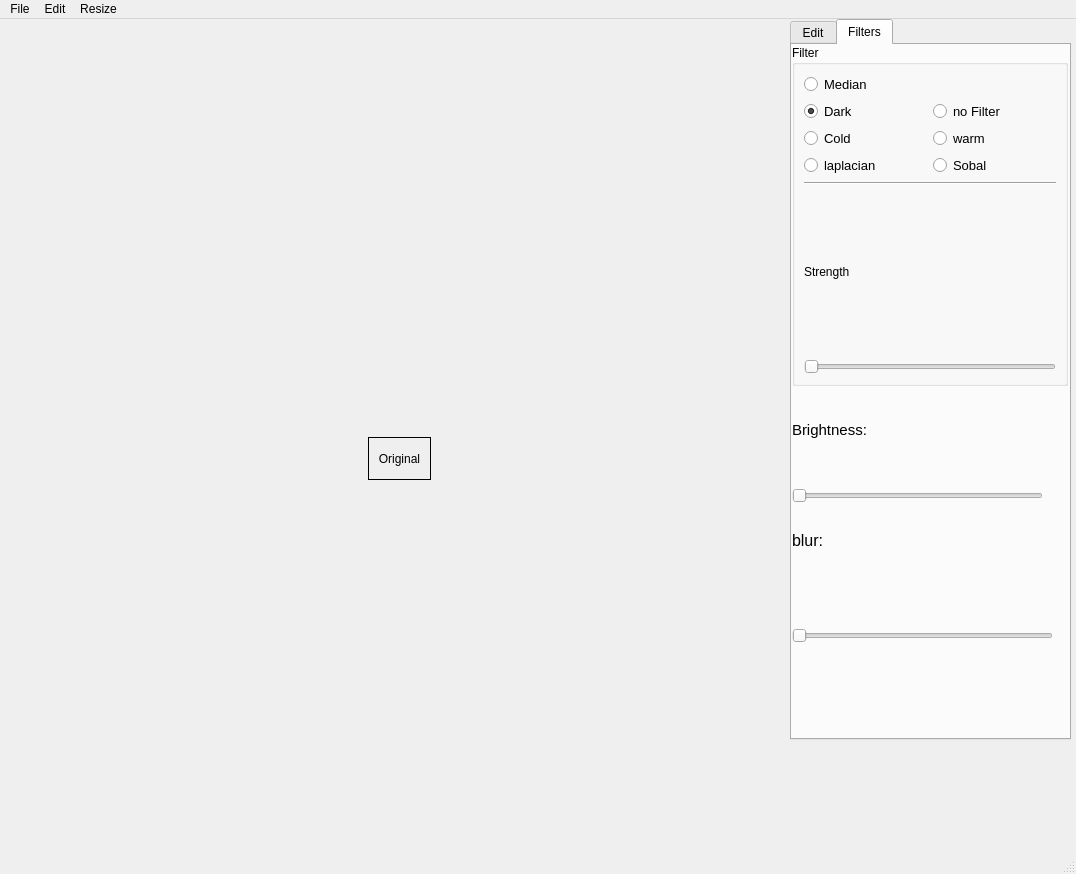
<?xml version="1.0" encoding="UTF-8"?>
<ui version="4.0">
 <class>MainWindow</class>
 <widget class="QMainWindow" name="MainWindow">
  <property name="geometry">
   <rect>
    <x>0</x>
    <y>0</y>
    <width>1076</width>
    <height>874</height>
   </rect>
  </property>
  <property name="windowTitle">
   <string>MainWindow</string>
  </property>
  <widget class="QWidget" name="centralwidget">
   <widget class="QWidget" name="verticalLayoutWidget">
    <property name="geometry">
     <rect>
      <x>790</x>
      <y>0</y>
      <width>281</width>
      <height>721</height>
     </rect>
    </property>
    <layout class="QVBoxLayout" name="verticalLayout">
     <item>
      <widget class="QTabWidget" name="tabWidget">
       <property name="currentIndex">
        <number>1</number>
       </property>
       <widget class="QWidget" name="tab_3">
        <attribute name="title">
         <string>Edit</string>
        </attribute>
        <widget class="QPushButton" name="cropbutton">
         <property name="geometry">
          <rect>
           <x>80</x>
           <y>70</y>
           <width>101</width>
           <height>31</height>
          </rect>
         </property>
         <property name="text">
          <string>Crop</string>
         </property>
        </widget>
        <widget class="QPushButton" name="addtxtButton">
         <property name="geometry">
          <rect>
           <x>80</x>
           <y>130</y>
           <width>101</width>
           <height>31</height>
          </rect>
         </property>
         <property name="text">
          <string>add text</string>
         </property>
        </widget>
        <widget class="QPushButton" name="drawButton">
         <property name="geometry">
          <rect>
           <x>80</x>
           <y>190</y>
           <width>101</width>
           <height>31</height>
          </rect>
         </property>
         <property name="text">
          <string>draw</string>
         </property>
        </widget>
        <widget class="QPushButton" name="rightbtn">
         <property name="geometry">
          <rect>
           <x>140</x>
           <y>250</y>
           <width>61</width>
           <height>31</height>
          </rect>
         </property>
         <property name="text">
          <string>trun Right</string>
         </property>
        </widget>
        <widget class="QPushButton" name="leftbtn">
         <property name="geometry">
          <rect>
           <x>70</x>
           <y>250</y>
           <width>61</width>
           <height>31</height>
          </rect>
         </property>
         <property name="text">
          <string>trun left</string>
         </property>
        </widget>
       </widget>
       <widget class="QWidget" name="tab_4">
        <attribute name="title">
         <string>Filters</string>
        </attribute>
        <widget class="QGroupBox" name="groupBox_2">
         <property name="geometry">
          <rect>
           <x>0</x>
           <y>0</y>
           <width>276</width>
           <height>341</height>
          </rect>
         </property>
         <property name="maximumSize">
          <size>
           <width>300</width>
           <height>16777215</height>
          </size>
         </property>
         <property name="title">
          <string>Filter</string>
         </property>
         <layout class="QVBoxLayout" name="verticalLayout_7">
          <item>
           <layout class="QGridLayout" name="gridLayout_3">
            <item row="3" column="0">
             <widget class="QRadioButton" name="radioButton_15">
              <property name="font">
               <font>
                <pointsize>10</pointsize>
               </font>
              </property>
              <property name="text">
               <string>laplacian</string>
              </property>
             </widget>
            </item>
            <item row="2" column="0">
             <widget class="QRadioButton" name="radioButton_13">
              <property name="font">
               <font>
                <pointsize>10</pointsize>
               </font>
              </property>
              <property name="text">
               <string>Cold</string>
              </property>
             </widget>
            </item>
            <item row="0" column="0">
             <widget class="QRadioButton" name="radioButton_14">
              <property name="font">
               <font>
                <pointsize>10</pointsize>
               </font>
              </property>
              <property name="text">
               <string>Median</string>
              </property>
              <property name="checked">
               <bool>false</bool>
              </property>
             </widget>
            </item>
            <item row="2" column="1">
             <widget class="QRadioButton" name="radioButton_17">
              <property name="font">
               <font>
                <pointsize>10</pointsize>
               </font>
              </property>
              <property name="text">
               <string>warm</string>
              </property>
             </widget>
            </item>
            <item row="3" column="1">
             <widget class="QRadioButton" name="radioButton_16">
              <property name="font">
               <font>
                <pointsize>10</pointsize>
               </font>
              </property>
              <property name="text">
               <string>Sobal</string>
              </property>
             </widget>
            </item>
            <item row="1" column="0">
             <widget class="QRadioButton" name="radioButton_18">
              <property name="font">
               <font>
                <pointsize>10</pointsize>
               </font>
              </property>
              <property name="text">
               <string>Dark</string>
              </property>
              <property name="checked">
               <bool>true</bool>
              </property>
             </widget>
            </item>
            <item row="1" column="1">
             <widget class="QRadioButton" name="noFilterRadio">
              <property name="font">
               <font>
                <pointsize>10</pointsize>
               </font>
              </property>
              <property name="text">
               <string>no Filter</string>
              </property>
             </widget>
            </item>
           </layout>
          </item>
          <item>
           <widget class="Line" name="line_3">
            <property name="orientation">
             <enum>Qt::Horizontal</enum>
            </property>
           </widget>
          </item>
          <item>
           <layout class="QHBoxLayout" name="horizontalLayout_7">
            <item>
             <widget class="QLabel" name="filterPropDisp1_label_2">
              <property name="text">
               <string>Strength</string>
              </property>
             </widget>
            </item>
            <item>
             <widget class="QLabel" name="filterProp1_label_2">
              <property name="text">
               <string/>
              </property>
             </widget>
            </item>
            <item>
             <spacer name="horizontalSpacer_8">
              <property name="orientation">
               <enum>Qt::Horizontal</enum>
              </property>
              <property name="sizeHint" stdset="0">
               <size>
                <width>40</width>
                <height>20</height>
               </size>
              </property>
             </spacer>
            </item>
           </layout>
          </item>
          <item>
           <widget class="QSlider" name="filterProp1_slider_2">
            <property name="orientation">
             <enum>Qt::Horizontal</enum>
            </property>
           </widget>
          </item>
         </layout>
        </widget>
        <widget class="QWidget" name="horizontalLayoutWidget">
         <property name="geometry">
          <rect>
           <x>0</x>
           <y>340</y>
           <width>271</width>
           <height>91</height>
          </rect>
         </property>
         <layout class="QHBoxLayout" name="horizontalLayout">
          <item>
           <widget class="QLabel" name="label_2">
            <property name="text">
             <string>&lt;html&gt;&lt;head/&gt;&lt;body&gt;&lt;p&gt;&lt;span style=&quot; font-size:11pt;&quot;&gt;Brightness:&lt;/span&gt;&lt;/p&gt;&lt;/body&gt;&lt;/html&gt;</string>
            </property>
           </widget>
          </item>
          <item>
           <spacer name="horizontalSpacer">
            <property name="orientation">
             <enum>Qt::Horizontal</enum>
            </property>
            <property name="sizeHint" stdset="0">
             <size>
              <width>40</width>
              <height>20</height>
             </size>
            </property>
           </spacer>
          </item>
         </layout>
        </widget>
        <widget class="QSlider" name="horizontalSlider_2">
         <property name="geometry">
          <rect>
           <x>0</x>
           <y>440</y>
           <width>251</width>
           <height>22</height>
          </rect>
         </property>
         <property name="orientation">
          <enum>Qt::Horizontal</enum>
         </property>
        </widget>
        <widget class="QWidget" name="horizontalLayoutWidget_2">
         <property name="geometry">
          <rect>
           <x>0</x>
           <y>470</y>
           <width>271</width>
           <height>91</height>
          </rect>
         </property>
         <layout class="QHBoxLayout" name="horizontalLayout_2">
          <item>
           <widget class="QLabel" name="label_5">
            <property name="text">
             <string>&lt;html&gt;&lt;head/&gt;&lt;body&gt;&lt;p&gt;&lt;span style=&quot; font-size:12pt;&quot;&gt;blur:&lt;/span&gt;&lt;/p&gt;&lt;p&gt;&lt;br/&gt;&lt;/p&gt;&lt;/body&gt;&lt;/html&gt;</string>
            </property>
           </widget>
          </item>
          <item>
           <spacer name="horizontalSpacer_2">
            <property name="orientation">
             <enum>Qt::Horizontal</enum>
            </property>
            <property name="sizeHint" stdset="0">
             <size>
              <width>40</width>
              <height>20</height>
             </size>
            </property>
           </spacer>
          </item>
         </layout>
        </widget>
        <widget class="QSlider" name="horizontalSlider">
         <property name="geometry">
          <rect>
           <x>0</x>
           <y>580</y>
           <width>261</width>
           <height>22</height>
          </rect>
         </property>
         <property name="orientation">
          <enum>Qt::Horizontal</enum>
         </property>
        </widget>
       </widget>
      </widget>
     </item>
    </layout>
   </widget>
   <widget class="QWidget" name="">
    <property name="geometry">
     <rect>
      <x>50</x>
      <y>30</y>
      <width>665</width>
      <height>789</height>
     </rect>
    </property>
    <layout class="QGridLayout" name="gridLayout">
     <item row="0" column="1">
      <spacer name="verticalSpacer_2">
       <property name="orientation">
        <enum>Qt::Vertical</enum>
       </property>
       <property name="sizeHint" stdset="0">
        <size>
         <width>17</width>
         <height>388</height>
        </size>
       </property>
      </spacer>
     </item>
     <item row="1" column="0">
      <spacer name="horizontalSpacer_3">
       <property name="orientation">
        <enum>Qt::Horizontal</enum>
       </property>
       <property name="sizeHint" stdset="0">
        <size>
         <width>318</width>
         <height>20</height>
        </size>
       </property>
      </spacer>
     </item>
     <item row="1" column="1">
      <widget class="QLabel" name="original_label">
       <property name="sizePolicy">
        <sizepolicy hsizetype="Expanding" vsizetype="Expanding">
         <horstretch>0</horstretch>
         <verstretch>0</verstretch>
        </sizepolicy>
       </property>
       <property name="frameShape">
        <enum>QFrame::Box</enum>
       </property>
       <property name="text">
        <string>Original</string>
       </property>
       <property name="alignment">
        <set>Qt::AlignCenter</set>
       </property>
      </widget>
     </item>
     <item row="1" column="2">
      <spacer name="horizontalSpacer_4">
       <property name="orientation">
        <enum>Qt::Horizontal</enum>
       </property>
       <property name="sizeHint" stdset="0">
        <size>
         <width>278</width>
         <height>20</height>
        </size>
       </property>
      </spacer>
     </item>
     <item row="2" column="1">
      <spacer name="verticalSpacer">
       <property name="orientation">
        <enum>Qt::Vertical</enum>
       </property>
       <property name="sizeHint" stdset="0">
        <size>
         <width>20</width>
         <height>338</height>
        </size>
       </property>
      </spacer>
     </item>
     <item row="3" column="0">
      <spacer name="horizontalSpacer_12">
       <property name="orientation">
        <enum>Qt::Horizontal</enum>
       </property>
       <property name="sizeHint" stdset="0">
        <size>
         <width>318</width>
         <height>20</height>
        </size>
       </property>
      </spacer>
     </item>
     <item row="3" column="1" colspan="2">
      <spacer name="horizontalSpacer_11">
       <property name="orientation">
        <enum>Qt::Horizontal</enum>
       </property>
       <property name="sizeHint" stdset="0">
        <size>
         <width>338</width>
         <height>20</height>
        </size>
       </property>
      </spacer>
     </item>
    </layout>
   </widget>
  </widget>
  <widget class="QMenuBar" name="menubar">
   <property name="geometry">
    <rect>
     <x>0</x>
     <y>0</y>
     <width>1076</width>
     <height>26</height>
    </rect>
   </property>
   <widget class="QMenu" name="menuFile">
    <property name="title">
     <string>File</string>
    </property>
    <addaction name="actionload_image"/>
    <addaction name="actionSave_"/>
   </widget>
   <widget class="QMenu" name="menuEdit">
    <property name="title">
     <string>Edit</string>
    </property>
    <addaction name="actionUndu"/>
   </widget>
   <widget class="QMenu" name="menuResize">
    <property name="title">
     <string>Resize</string>
    </property>
    <addaction name="actionRezise_image"/>
   </widget>
   <addaction name="menuFile"/>
   <addaction name="menuEdit"/>
   <addaction name="menuResize"/>
  </widget>
  <widget class="QStatusBar" name="statusbar"/>
  <action name="actionLoad_Image">
   <property name="text">
    <string>Load Image</string>
   </property>
  </action>
  <action name="actionSave">
   <property name="text">
    <string>Save</string>
   </property>
  </action>
  <action name="actionload_image">
   <property name="text">
    <string>load image</string>
   </property>
  </action>
  <action name="actionSave_">
   <property name="text">
    <string>Save</string>
   </property>
  </action>
  <action name="actionUndu">
   <property name="text">
    <string>Undu</string>
   </property>
  </action>
  <action name="actionRezise_image">
   <property name="text">
    <string>Rezise image</string>
   </property>
  </action>
 </widget>
 <resources/>
 <connections/>
</ui>
